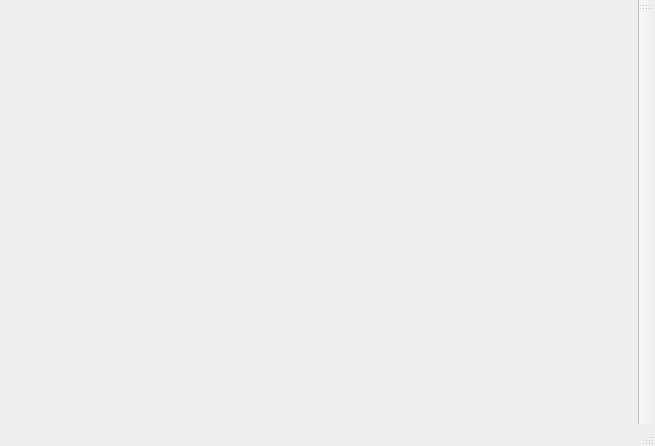
<?xml version="1.0" encoding="UTF-8"?>
<ui version="4.0">
 <class>MainWindow</class>
 <widget class="QMainWindow" name="MainWindow">
  <property name="geometry">
   <rect>
    <x>0</x>
    <y>0</y>
    <width>655</width>
    <height>446</height>
   </rect>
  </property>
  <property name="minimumSize">
   <size>
    <width>400</width>
    <height>300</height>
   </size>
  </property>
  <property name="windowTitle">
   <string>MainWindow</string>
  </property>
  <widget class="QWidget" name="centralWidget"/>
  <widget class="QToolBar" name="mainToolBar">
   <attribute name="toolBarArea">
    <enum>RightToolBarArea</enum>
   </attribute>
   <attribute name="toolBarBreak">
    <bool>true</bool>
   </attribute>
  </widget>
  <widget class="QStatusBar" name="statusBar"/>
 </widget>
 <layoutdefault spacing="6" margin="11"/>
 <resources/>
 <connections/>
</ui>
